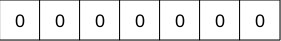
Frame 1 (no input)
Frame 60 (no input): identical to frame 1, image omitted
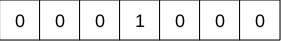
Frame 120 (the mouse pressed at the canvas centre since frame 60)

The p5.js sketch that drew these frames (run headless with seeded random() and noise() and a simulated clock; from frame 60 on, the mouse is pressed at the canvas centre):

// p5.js sketch
// ── sketch.js
var counts;
function setup() {
  createCanvas(281, 41);
  textAlign(CENTER, CENTER);
  textSize(18);
  counts = [0,0,0,0,0,0,0];
}

function draw() {
  background(220);

  //loop through values 0 - 6
  for (var i = 0; i < 7; i++) {
    
    //calculate x based on a box width of 40
    var x = 40 * i;
    
    //Draw Box
    fill(255);
  
    rect(x, 0, 40, 40);

    fill(0);
    
    var f = counts[i];
    text(f, x + 20, 22);
  }
  
}

function mousePressed(){
 var clickedIndex = floor(mouseX/40);
  counts[clickedIndex] ++
}

function keyPressed(){
  if( key === 'r')
    counts = [0,0,0,0,0,0,0];

}
